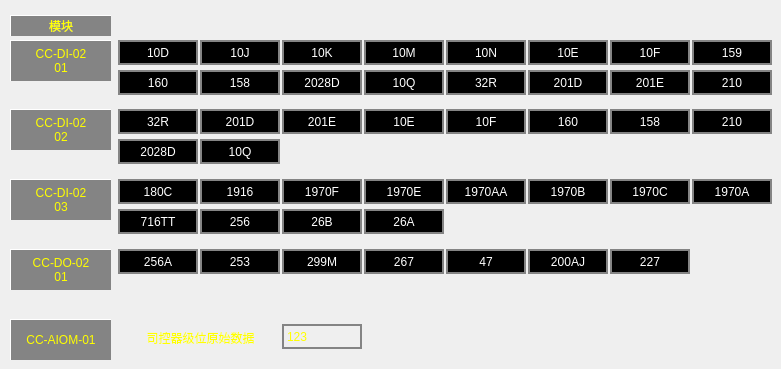
   <widget class="QWidget" name="RIOM1">
    <attribute name="title">
     <string>RIOM1</string>
    </attribute>
    <widget class="QLabel" name="LBL_RIOM1_Mode">
     <property name="geometry">
      <rect>
       <x>10</x>
       <y>15</y>
       <width>101</width>
       <height>21</height>
      </rect>
     </property>
     <property name="styleSheet">
      <string notr="true">border-left:1px solid white;
border-top:1px solid white;
background-color: rgb(132, 132, 132);
color:rgb(255,255,0);</string>
     </property>
     <property name="text">
      <string>模块</string>
     </property>
     <property name="alignment">
      <set>Qt::AlignCenter</set>
     </property>
    </widget>
    <widget class="QLabel" name="LBL_RIOM1_Mode_1">
     <property name="geometry">
      <rect>
       <x>10</x>
       <y>40</y>
       <width>101</width>
       <height>41</height>
      </rect>
     </property>
     <property name="styleSheet">
      <string notr="true">border-left:1px solid white;
border-top:1px solid white;
background-color: rgb(132, 132, 132);
color:rgb(255,255,0);</string>
     </property>
     <property name="text">
      <string>CC-DI-02
01</string>
     </property>
     <property name="alignment">
      <set>Qt::AlignCenter</set>
     </property>
    </widget>
    <widget class="QLabel" name="LBL_RIOM1_Mode_2">
     <property name="geometry">
      <rect>
       <x>10</x>
       <y>109</y>
       <width>101</width>
       <height>41</height>
      </rect>
     </property>
     <property name="styleSheet">
      <string notr="true">border-left:1px solid white;
border-top:1px solid white;
background-color: rgb(132, 132, 132);
color:rgb(255,255,0);</string>
     </property>
     <property name="text">
      <string>CC-DI-02
02</string>
     </property>
     <property name="alignment">
      <set>Qt::AlignCenter</set>
     </property>
    </widget>
    <widget class="QLabel" name="LBL_RIOM1_Mode_3">
     <property name="geometry">
      <rect>
       <x>10</x>
       <y>179</y>
       <width>101</width>
       <height>41</height>
      </rect>
     </property>
     <property name="styleSheet">
      <string notr="true">border-left:1px solid white;
border-top:1px solid white;
background-color: rgb(132, 132, 132);
color:rgb(255,255,0);</string>
     </property>
     <property name="text">
      <string>CC-DI-02
03</string>
     </property>
     <property name="alignment">
      <set>Qt::AlignCenter</set>
     </property>
    </widget>
    <widget class="QLabel" name="LBL_RIOM1_Mode_DO_1">
     <property name="geometry">
      <rect>
       <x>10</x>
       <y>249</y>
       <width>101</width>
       <height>41</height>
      </rect>
     </property>
     <property name="styleSheet">
      <string notr="true">border-left:1px solid white;
border-top:1px solid white;
background-color: rgb(132, 132, 132);
color:rgb(255,255,0);</string>
     </property>
     <property name="text">
      <string>CC-DO-02
01</string>
     </property>
     <property name="alignment">
      <set>Qt::AlignCenter</set>
     </property>
    </widget>
    <widget class="QLabel" name="LBL_RIOM1_Mode_AIOM_1">
     <property name="geometry">
      <rect>
       <x>10</x>
       <y>319</y>
       <width>101</width>
       <height>41</height>
      </rect>
     </property>
     <property name="styleSheet">
      <string notr="true">border-left:1px solid white;
border-top:1px solid white;
background-color: rgb(132, 132, 132);
color:rgb(255,255,0);</string>
     </property>
     <property name="text">
      <string>CC-AIOM-01</string>
     </property>
     <property name="alignment">
      <set>Qt::AlignCenter</set>
     </property>
    </widget>
    <widget class="QLabel" name="LBL_DI_02_01_10D">
     <property name="geometry">
      <rect>
       <x>118</x>
       <y>40</y>
       <width>80</width>
       <height>25</height>
      </rect>
     </property>
     <property name="styleSheet">
      <string notr="true">border:2px solid rgb(132,132,132) ;
background-color: black;
color:white;</string>
     </property>
     <property name="text">
      <string>10D</string>
     </property>
     <property name="alignment">
      <set>Qt::AlignCenter</set>
     </property>
    </widget>
    <widget class="QLabel" name="LBL_DI_02_01_10J">
     <property name="geometry">
      <rect>
       <x>200</x>
       <y>40</y>
       <width>80</width>
       <height>25</height>
      </rect>
     </property>
     <property name="styleSheet">
      <string notr="true">border:2px solid rgb(132,132,132) ;
background-color: black;
color:white;</string>
     </property>
     <property name="text">
      <string>10J</string>
     </property>
     <property name="alignment">
      <set>Qt::AlignCenter</set>
     </property>
    </widget>
    <widget class="QLabel" name="LBL_DI_02_01_10M">
     <property name="geometry">
      <rect>
       <x>364</x>
       <y>40</y>
       <width>80</width>
       <height>25</height>
      </rect>
     </property>
     <property name="styleSheet">
      <string notr="true">border:2px solid rgb(132,132,132) ;
background-color: black;
color:white;</string>
     </property>
     <property name="text">
      <string>10M</string>
     </property>
     <property name="alignment">
      <set>Qt::AlignCenter</set>
     </property>
    </widget>
    <widget class="QLabel" name="LBL_DI_02_01_10K">
     <property name="geometry">
      <rect>
       <x>282</x>
       <y>40</y>
       <width>80</width>
       <height>25</height>
      </rect>
     </property>
     <property name="styleSheet">
      <string notr="true">border:2px solid rgb(132,132,132) ;
background-color: black;
color:white;</string>
     </property>
     <property name="text">
      <string>10K</string>
     </property>
     <property name="alignment">
      <set>Qt::AlignCenter</set>
     </property>
    </widget>
    <widget class="QLabel" name="LBL_DI_02_01_159">
     <property name="geometry">
      <rect>
       <x>692</x>
       <y>40</y>
       <width>80</width>
       <height>25</height>
      </rect>
     </property>
     <property name="styleSheet">
      <string notr="true">border:2px solid rgb(132,132,132) ;
background-color: black;
color:white;</string>
     </property>
     <property name="text">
      <string>159</string>
     </property>
     <property name="alignment">
      <set>Qt::AlignCenter</set>
     </property>
    </widget>
    <widget class="QLabel" name="LBL_DI_02_01_10E">
     <property name="geometry">
      <rect>
       <x>528</x>
       <y>40</y>
       <width>80</width>
       <height>25</height>
      </rect>
     </property>
     <property name="styleSheet">
      <string notr="true">border:2px solid rgb(132,132,132) ;
background-color: black;
color:white;</string>
     </property>
     <property name="text">
      <string>10E</string>
     </property>
     <property name="alignment">
      <set>Qt::AlignCenter</set>
     </property>
    </widget>
    <widget class="QLabel" name="LBL_DI_02_01_10N">
     <property name="geometry">
      <rect>
       <x>446</x>
       <y>40</y>
       <width>80</width>
       <height>25</height>
      </rect>
     </property>
     <property name="styleSheet">
      <string notr="true">border:2px solid rgb(132,132,132) ;
background-color: black;
color:white;</string>
     </property>
     <property name="text">
      <string>10N</string>
     </property>
     <property name="alignment">
      <set>Qt::AlignCenter</set>
     </property>
    </widget>
    <widget class="QLabel" name="LBL_DI_02_01_10F">
     <property name="geometry">
      <rect>
       <x>610</x>
       <y>40</y>
       <width>80</width>
       <height>25</height>
      </rect>
     </property>
     <property name="styleSheet">
      <string notr="true">border:2px solid rgb(132,132,132) ;
background-color: black;
color:white;</string>
     </property>
     <property name="text">
      <string>10F</string>
     </property>
     <property name="alignment">
      <set>Qt::AlignCenter</set>
     </property>
    </widget>
    <widget class="QLabel" name="LBL_DI_02_01_210">
     <property name="geometry">
      <rect>
       <x>692</x>
       <y>70</y>
       <width>80</width>
       <height>25</height>
      </rect>
     </property>
     <property name="styleSheet">
      <string notr="true">border:2px solid rgb(132,132,132) ;
background-color: black;
color:white;</string>
     </property>
     <property name="text">
      <string>210</string>
     </property>
     <property name="alignment">
      <set>Qt::AlignCenter</set>
     </property>
    </widget>
    <widget class="QLabel" name="LBL_DI_02_01_158">
     <property name="geometry">
      <rect>
       <x>200</x>
       <y>70</y>
       <width>80</width>
       <height>25</height>
      </rect>
     </property>
     <property name="styleSheet">
      <string notr="true">border:2px solid rgb(132,132,132) ;
background-color: black;
color:white;</string>
     </property>
     <property name="text">
      <string>158</string>
     </property>
     <property name="alignment">
      <set>Qt::AlignCenter</set>
     </property>
    </widget>
    <widget class="QLabel" name="LBL_DI_02_01_201E">
     <property name="geometry">
      <rect>
       <x>610</x>
       <y>70</y>
       <width>80</width>
       <height>25</height>
      </rect>
     </property>
     <property name="styleSheet">
      <string notr="true">border:2px solid rgb(132,132,132) ;
background-color: black;
color:white;</string>
     </property>
     <property name="text">
      <string>201E</string>
     </property>
     <property name="alignment">
      <set>Qt::AlignCenter</set>
     </property>
    </widget>
    <widget class="QLabel" name="LBL_DI_02_01_32R">
     <property name="geometry">
      <rect>
       <x>446</x>
       <y>70</y>
       <width>80</width>
       <height>25</height>
      </rect>
     </property>
     <property name="styleSheet">
      <string notr="true">border:2px solid rgb(132,132,132) ;
background-color: black;
color:white;</string>
     </property>
     <property name="text">
      <string>32R</string>
     </property>
     <property name="alignment">
      <set>Qt::AlignCenter</set>
     </property>
    </widget>
    <widget class="QLabel" name="LBL_DI_02_01_201D">
     <property name="geometry">
      <rect>
       <x>528</x>
       <y>70</y>
       <width>80</width>
       <height>25</height>
      </rect>
     </property>
     <property name="styleSheet">
      <string notr="true">border:2px solid rgb(132,132,132) ;
background-color: black;
color:white;</string>
     </property>
     <property name="text">
      <string>201D</string>
     </property>
     <property name="alignment">
      <set>Qt::AlignCenter</set>
     </property>
    </widget>
    <widget class="QLabel" name="LBL_DI_02_01_160">
     <property name="geometry">
      <rect>
       <x>118</x>
       <y>70</y>
       <width>80</width>
       <height>25</height>
      </rect>
     </property>
     <property name="styleSheet">
      <string notr="true">border:2px solid rgb(132,132,132) ;
background-color: black;
color:white;</string>
     </property>
     <property name="text">
      <string>160</string>
     </property>
     <property name="alignment">
      <set>Qt::AlignCenter</set>
     </property>
    </widget>
    <widget class="QLabel" name="LBL_DI_02_01_2028D">
     <property name="geometry">
      <rect>
       <x>282</x>
       <y>70</y>
       <width>80</width>
       <height>25</height>
      </rect>
     </property>
     <property name="styleSheet">
      <string notr="true">border:2px solid rgb(132,132,132) ;
background-color: black;
color:white;</string>
     </property>
     <property name="text">
      <string>2028D</string>
     </property>
     <property name="alignment">
      <set>Qt::AlignCenter</set>
     </property>
    </widget>
    <widget class="QLabel" name="LBL_DI_02_01_10Q">
     <property name="geometry">
      <rect>
       <x>364</x>
       <y>70</y>
       <width>80</width>
       <height>25</height>
      </rect>
     </property>
     <property name="styleSheet">
      <string notr="true">border:2px solid rgb(132,132,132) ;
background-color: black;
color:white;</string>
     </property>
     <property name="text">
      <string>10Q</string>
     </property>
     <property name="alignment">
      <set>Qt::AlignCenter</set>
     </property>
    </widget>
    <widget class="QLabel" name="LBL_DI_02_02_201D">
     <property name="geometry">
      <rect>
       <x>200</x>
       <y>109</y>
       <width>80</width>
       <height>25</height>
      </rect>
     </property>
     <property name="styleSheet">
      <string notr="true">border:2px solid rgb(132,132,132) ;
background-color: black;
color:white;</string>
     </property>
     <property name="text">
      <string>201D</string>
     </property>
     <property name="alignment">
      <set>Qt::AlignCenter</set>
     </property>
    </widget>
    <widget class="QLabel" name="LBL_DI_02_02_158">
     <property name="geometry">
      <rect>
       <x>610</x>
       <y>109</y>
       <width>80</width>
       <height>25</height>
      </rect>
     </property>
     <property name="styleSheet">
      <string notr="true">border:2px solid rgb(132,132,132) ;
background-color: black;
color:white;</string>
     </property>
     <property name="text">
      <string>158</string>
     </property>
     <property name="alignment">
      <set>Qt::AlignCenter</set>
     </property>
    </widget>
    <widget class="QLabel" name="LBL_DI_02_02_10F">
     <property name="geometry">
      <rect>
       <x>446</x>
       <y>109</y>
       <width>80</width>
       <height>25</height>
      </rect>
     </property>
     <property name="styleSheet">
      <string notr="true">border:2px solid rgb(132,132,132) ;
background-color: black;
color:white;</string>
     </property>
     <property name="text">
      <string>10F</string>
     </property>
     <property name="alignment">
      <set>Qt::AlignCenter</set>
     </property>
    </widget>
    <widget class="QLabel" name="LBL_DI_02_02_160">
     <property name="geometry">
      <rect>
       <x>528</x>
       <y>109</y>
       <width>80</width>
       <height>25</height>
      </rect>
     </property>
     <property name="styleSheet">
      <string notr="true">border:2px solid rgb(132,132,132) ;
background-color: black;
color:white;</string>
     </property>
     <property name="text">
      <string>160</string>
     </property>
     <property name="alignment">
      <set>Qt::AlignCenter</set>
     </property>
    </widget>
    <widget class="QLabel" name="LBL_DI_02_02_32R">
     <property name="geometry">
      <rect>
       <x>118</x>
       <y>109</y>
       <width>80</width>
       <height>25</height>
      </rect>
     </property>
     <property name="styleSheet">
      <string notr="true">border:2px solid rgb(132,132,132) ;
background-color: black;
color:white;</string>
     </property>
     <property name="text">
      <string>32R</string>
     </property>
     <property name="alignment">
      <set>Qt::AlignCenter</set>
     </property>
    </widget>
    <widget class="QLabel" name="LBL_DI_02_02_2028D">
     <property name="geometry">
      <rect>
       <x>118</x>
       <y>139</y>
       <width>80</width>
       <height>25</height>
      </rect>
     </property>
     <property name="styleSheet">
      <string notr="true">border:2px solid rgb(132,132,132) ;
background-color: black;
color:white;</string>
     </property>
     <property name="text">
      <string>2028D</string>
     </property>
     <property name="alignment">
      <set>Qt::AlignCenter</set>
     </property>
    </widget>
    <widget class="QLabel" name="LBL_DI_02_02_201E">
     <property name="geometry">
      <rect>
       <x>282</x>
       <y>109</y>
       <width>80</width>
       <height>25</height>
      </rect>
     </property>
     <property name="styleSheet">
      <string notr="true">border:2px solid rgb(132,132,132) ;
background-color: black;
color:white;</string>
     </property>
     <property name="text">
      <string>201E</string>
     </property>
     <property name="alignment">
      <set>Qt::AlignCenter</set>
     </property>
    </widget>
    <widget class="QLabel" name="LBL_DI_02_02_10Q">
     <property name="geometry">
      <rect>
       <x>200</x>
       <y>139</y>
       <width>80</width>
       <height>25</height>
      </rect>
     </property>
     <property name="styleSheet">
      <string notr="true">border:2px solid rgb(132,132,132) ;
background-color: black;
color:white;</string>
     </property>
     <property name="text">
      <string>10Q</string>
     </property>
     <property name="alignment">
      <set>Qt::AlignCenter</set>
     </property>
    </widget>
    <widget class="QLabel" name="LBL_DI_02_02_10E">
     <property name="geometry">
      <rect>
       <x>364</x>
       <y>109</y>
       <width>80</width>
       <height>25</height>
      </rect>
     </property>
     <property name="styleSheet">
      <string notr="true">border:2px solid rgb(132,132,132) ;
background-color: black;
color:white;</string>
     </property>
     <property name="text">
      <string>10E</string>
     </property>
     <property name="alignment">
      <set>Qt::AlignCenter</set>
     </property>
    </widget>
    <widget class="QLabel" name="LBL_DI_02_02_210">
     <property name="geometry">
      <rect>
       <x>692</x>
       <y>109</y>
       <width>80</width>
       <height>25</height>
      </rect>
     </property>
     <property name="styleSheet">
      <string notr="true">border:2px solid rgb(132,132,132) ;
background-color: black;
color:white;</string>
     </property>
     <property name="text">
      <string>210</string>
     </property>
     <property name="alignment">
      <set>Qt::AlignCenter</set>
     </property>
    </widget>
    <widget class="QLabel" name="LBL_DI_02_03_1970A">
     <property name="geometry">
      <rect>
       <x>692</x>
       <y>179</y>
       <width>80</width>
       <height>25</height>
      </rect>
     </property>
     <property name="styleSheet">
      <string notr="true">border:2px solid rgb(132,132,132) ;
background-color: black;
color:white;</string>
     </property>
     <property name="text">
      <string>1970A</string>
     </property>
     <property name="alignment">
      <set>Qt::AlignCenter</set>
     </property>
    </widget>
    <widget class="QLabel" name="LBL_DI_02_03_1916">
     <property name="geometry">
      <rect>
       <x>200</x>
       <y>179</y>
       <width>80</width>
       <height>25</height>
      </rect>
     </property>
     <property name="styleSheet">
      <string notr="true">border:2px solid rgb(132,132,132) ;
background-color: black;
color:white;</string>
     </property>
     <property name="text">
      <string>1916</string>
     </property>
     <property name="alignment">
      <set>Qt::AlignCenter</set>
     </property>
    </widget>
    <widget class="QLabel" name="LBL_DI_02_03_1970C">
     <property name="geometry">
      <rect>
       <x>610</x>
       <y>179</y>
       <width>80</width>
       <height>25</height>
      </rect>
     </property>
     <property name="styleSheet">
      <string notr="true">border:2px solid rgb(132,132,132) ;
background-color: black;
color:white;</string>
     </property>
     <property name="text">
      <string>1970C</string>
     </property>
     <property name="alignment">
      <set>Qt::AlignCenter</set>
     </property>
    </widget>
    <widget class="QLabel" name="LBL_DI_02_03_1970AA">
     <property name="geometry">
      <rect>
       <x>446</x>
       <y>179</y>
       <width>80</width>
       <height>25</height>
      </rect>
     </property>
     <property name="styleSheet">
      <string notr="true">border:2px solid rgb(132,132,132) ;
background-color: black;
color:white;</string>
     </property>
     <property name="text">
      <string>1970AA</string>
     </property>
     <property name="alignment">
      <set>Qt::AlignCenter</set>
     </property>
    </widget>
    <widget class="QLabel" name="LBL_DI_02_03_1970B">
     <property name="geometry">
      <rect>
       <x>528</x>
       <y>179</y>
       <width>80</width>
       <height>25</height>
      </rect>
     </property>
     <property name="styleSheet">
      <string notr="true">border:2px solid rgb(132,132,132) ;
background-color: black;
color:white;</string>
     </property>
     <property name="text">
      <string>1970B</string>
     </property>
     <property name="alignment">
      <set>Qt::AlignCenter</set>
     </property>
    </widget>
    <widget class="QLabel" name="LBL_DI_02_03_716TT">
     <property name="geometry">
      <rect>
       <x>118</x>
       <y>209</y>
       <width>80</width>
       <height>25</height>
      </rect>
     </property>
     <property name="styleSheet">
      <string notr="true">border:2px solid rgb(132,132,132) ;
background-color: black;
color:white;</string>
     </property>
     <property name="text">
      <string>716TT</string>
     </property>
     <property name="alignment">
      <set>Qt::AlignCenter</set>
     </property>
    </widget>
    <widget class="QLabel" name="LBL_DI_02_03_180C">
     <property name="geometry">
      <rect>
       <x>118</x>
       <y>179</y>
       <width>80</width>
       <height>25</height>
      </rect>
     </property>
     <property name="styleSheet">
      <string notr="true">border:2px solid rgb(132,132,132) ;
background-color: black;
color:white;</string>
     </property>
     <property name="text">
      <string>180C</string>
     </property>
     <property name="alignment">
      <set>Qt::AlignCenter</set>
     </property>
    </widget>
    <widget class="QLabel" name="LBL_DI_02_03_1970F">
     <property name="geometry">
      <rect>
       <x>282</x>
       <y>179</y>
       <width>80</width>
       <height>25</height>
      </rect>
     </property>
     <property name="styleSheet">
      <string notr="true">border:2px solid rgb(132,132,132) ;
background-color: black;
color:white;</string>
     </property>
     <property name="text">
      <string>1970F</string>
     </property>
     <property name="alignment">
      <set>Qt::AlignCenter</set>
     </property>
    </widget>
    <widget class="QLabel" name="LBL_DI_02_03_26B">
     <property name="geometry">
      <rect>
       <x>282</x>
       <y>209</y>
       <width>80</width>
       <height>25</height>
      </rect>
     </property>
     <property name="styleSheet">
      <string notr="true">border:2px solid rgb(132,132,132) ;
background-color: black;
color:white;</string>
     </property>
     <property name="text">
      <string>26B</string>
     </property>
     <property name="alignment">
      <set>Qt::AlignCenter</set>
     </property>
    </widget>
    <widget class="QLabel" name="LBL_DI_02_03_26A">
     <property name="geometry">
      <rect>
       <x>364</x>
       <y>209</y>
       <width>80</width>
       <height>25</height>
      </rect>
     </property>
     <property name="styleSheet">
      <string notr="true">border:2px solid rgb(132,132,132) ;
background-color: black;
color:white;</string>
     </property>
     <property name="text">
      <string>26A</string>
     </property>
     <property name="alignment">
      <set>Qt::AlignCenter</set>
     </property>
    </widget>
    <widget class="QLabel" name="LBL_DI_02_03_256">
     <property name="geometry">
      <rect>
       <x>200</x>
       <y>209</y>
       <width>80</width>
       <height>25</height>
      </rect>
     </property>
     <property name="styleSheet">
      <string notr="true">border:2px solid rgb(132,132,132) ;
background-color: black;
color:white;</string>
     </property>
     <property name="text">
      <string>256</string>
     </property>
     <property name="alignment">
      <set>Qt::AlignCenter</set>
     </property>
    </widget>
    <widget class="QLabel" name="LBL_DI_02_03_1970E">
     <property name="geometry">
      <rect>
       <x>364</x>
       <y>179</y>
       <width>80</width>
       <height>25</height>
      </rect>
     </property>
     <property name="styleSheet">
      <string notr="true">border:2px solid rgb(132,132,132) ;
background-color: black;
color:white;</string>
     </property>
     <property name="text">
      <string>1970E</string>
     </property>
     <property name="alignment">
      <set>Qt::AlignCenter</set>
     </property>
    </widget>
    <widget class="QLabel" name="LBL_DO_01_47">
     <property name="geometry">
      <rect>
       <x>446</x>
       <y>249</y>
       <width>80</width>
       <height>25</height>
      </rect>
     </property>
     <property name="styleSheet">
      <string notr="true">border:2px solid rgb(132,132,132) ;
background-color: black;
color:white;</string>
     </property>
     <property name="text">
      <string>47</string>
     </property>
     <property name="alignment">
      <set>Qt::AlignCenter</set>
     </property>
    </widget>
    <widget class="QLabel" name="LBL_DO_01_200AJ">
     <property name="geometry">
      <rect>
       <x>528</x>
       <y>249</y>
       <width>80</width>
       <height>25</height>
      </rect>
     </property>
     <property name="styleSheet">
      <string notr="true">border:2px solid rgb(132,132,132) ;
background-color: black;
color:white;</string>
     </property>
     <property name="text">
      <string>200AJ</string>
     </property>
     <property name="alignment">
      <set>Qt::AlignCenter</set>
     </property>
    </widget>
    <widget class="QLabel" name="LBL_DO_01_227">
     <property name="geometry">
      <rect>
       <x>610</x>
       <y>249</y>
       <width>80</width>
       <height>25</height>
      </rect>
     </property>
     <property name="styleSheet">
      <string notr="true">border:2px solid rgb(132,132,132) ;
background-color: black;
color:white;</string>
     </property>
     <property name="text">
      <string>227</string>
     </property>
     <property name="alignment">
      <set>Qt::AlignCenter</set>
     </property>
    </widget>
    <widget class="QLabel" name="LBL_DO_01_253">
     <property name="geometry">
      <rect>
       <x>200</x>
       <y>249</y>
       <width>80</width>
       <height>25</height>
      </rect>
     </property>
     <property name="styleSheet">
      <string notr="true">border:2px solid rgb(132,132,132) ;
background-color: black;
color:white;</string>
     </property>
     <property name="text">
      <string>253</string>
     </property>
     <property name="alignment">
      <set>Qt::AlignCenter</set>
     </property>
    </widget>
    <widget class="QLabel" name="LBL_DO_01_256A">
     <property name="geometry">
      <rect>
       <x>118</x>
       <y>249</y>
       <width>80</width>
       <height>25</height>
      </rect>
     </property>
     <property name="styleSheet">
      <string notr="true">border:2px solid rgb(132,132,132) ;
background-color: black;
color:white;</string>
     </property>
     <property name="text">
      <string>256A</string>
     </property>
     <property name="alignment">
      <set>Qt::AlignCenter</set>
     </property>
    </widget>
    <widget class="QLabel" name="LBL_DO_01_299M">
     <property name="geometry">
      <rect>
       <x>282</x>
       <y>249</y>
       <width>80</width>
       <height>25</height>
      </rect>
     </property>
     <property name="styleSheet">
      <string notr="true">border:2px solid rgb(132,132,132) ;
background-color: black;
color:white;</string>
     </property>
     <property name="text">
      <string>299M</string>
     </property>
     <property name="alignment">
      <set>Qt::AlignCenter</set>
     </property>
    </widget>
    <widget class="QLabel" name="LBL_DO_01_267">
     <property name="geometry">
      <rect>
       <x>364</x>
       <y>249</y>
       <width>80</width>
       <height>25</height>
      </rect>
     </property>
     <property name="styleSheet">
      <string notr="true">border:2px solid rgb(132,132,132) ;
background-color: black;
color:white;</string>
     </property>
     <property name="text">
      <string>267</string>
     </property>
     <property name="alignment">
      <set>Qt::AlignCenter</set>
     </property>
    </widget>
    <widget class="QLabel" name="LBL_Tip">
     <property name="geometry">
      <rect>
       <x>130</x>
       <y>329</y>
       <width>141</width>
       <height>17</height>
      </rect>
     </property>
     <property name="styleSheet">
      <string notr="true">color:rgb(255,255,0);</string>
     </property>
     <property name="text">
      <string>司控器级位原始数据</string>
     </property>
     <property name="alignment">
      <set>Qt::AlignCenter</set>
     </property>
    </widget>
    <widget class="QLabel" name="LBL_Level_Value">
     <property name="geometry">
      <rect>
       <x>282</x>
       <y>324</y>
       <width>80</width>
       <height>25</height>
      </rect>
     </property>
     <property name="styleSheet">
      <string notr="true">border:2px solid rgb(132,132,132) ;
color:rgb(255,255,0);</string>
     </property>
     <property name="text">
      <string>123</string>
     </property>
     <property name="alignment">
      <set>Qt::AlignLeading|Qt::AlignLeft|Qt::AlignVCenter</set>
     </property>
    </widget>
   </widget>
